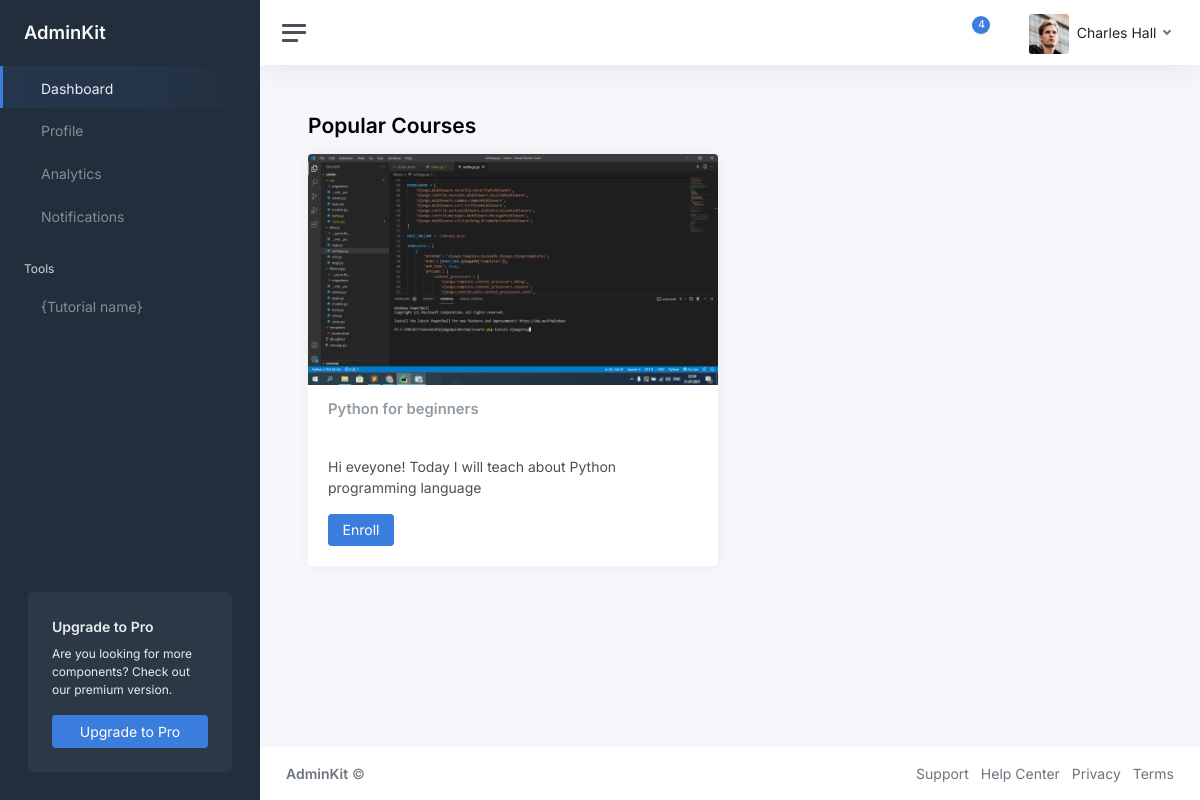
The page /tutorial/1/ (signed in) on the database its author committed.
### base/models.py (models this page shows, shortened)
class Tutorial(models.Model):
    user = models.ForeignKey(MainUser, on_delete=models.SET_NULL, null=True)
    tutorial_name = models.CharField(max_length=150)
    tutorial_description = models.TextField(max_length=200)
    tutorial_photo = models.ImageField(upload_to='tutorial-photos')
    tutorial_views = models.PositiveIntegerField(default=0)
    class Meta:
        verbose_name = 'Tutorial'
        verbose_name_plural = 'More Tutorials'

### base/views.py (the view)
# urls.py: path('tutorial/<int:pk>/',CourseDetailView.as_view(), name='tutorial-detail'),
class CourseDetailView(View):
    def get(self, request,pk):
        tutorial = Tutorial.objects.get(id=pk)
        mainuser = MainUser.objects.get(user=request.user)
        if tutorial.user != mainuser:
            tutorial.tutorial_views += 1
            tutorial.save()
        else:
            pass
        return render(request, 'course-details.html',{'tutorial':tutorial})

### templates/course-details.html (shortened to what this page needs)
{% load static %}
<!DOCTYPE html>
<html lang="en">
<head>
	<link href="{% static 'css/app.css' %}" rel="stylesheet">
</head>
<body>
	<div class="wrapper">
		<nav id="sidebar" class="sidebar js-sidebar">
			<div class="sidebar-content js-simplebar">
				<a class="sidebar-brand" href="index.html">
          <span class="align-middle">AdminKit</span>
        </a>
				<ul class="sidebar-nav">
					<li class="sidebar-item active">
						<a class="sidebar-link" href="{% url 'home' %}">
			 <span class="align-middle">Dashboard</span>
			</a>
					</li>
					<li class="sidebar-item">
						<a class="sidebar-link" href="{% url 'profile' %}">
			 <span class="align-middle">Profile</span>
			</a>
					</li>
					<li class="sidebar-item">
						<a class="sidebar-link" href="{% url 'analytic' %}">
			 <span class="align-middle">Analytics</span>
			</a>
					</li>
					<li class="sidebar-item">
						<a class="sidebar-link" href="{% url 'notifications' %}">
			 <span class="align-middle">Notifications</span>
			</a>
					</li>
					<li class="sidebar-header">
						Tools
					</li>
					<li class="sidebar-item">
						<a class="sidebar-link" href="{% url 'tutorial' %}">
			 <span class="align-middle">{Tutorial name}</span>
			</a>
					</li>
				</ul>
				<div class="sidebar-cta">
					<div class="sidebar-cta-content">
						<strong class="d-inline-block mb-2">Upgrade to Pro</strong>
						<div class="mb-3 text-sm">
							Are you looking for more components? Check out our premium version.
						</div>
						<div class="d-grid">
							<a href="upgrade-to-pro.html" class="btn btn-primary">Upgrade to Pro</a>
						</div>
					</div>
				</div>
			</div>
		</nav>
		<div class="main">
			<nav class="navbar navbar-expand navbar-light navbar-bg">
				<a class="sidebar-toggle js-sidebar-toggle">
          <i class="hamburger align-self-center"></i>
        </a>
				<div class="navbar-collapse collapse">
					<ul class="navbar-nav navbar-align">
						<li class="nav-item dropdown">
							<a class="nav-icon dropdown-toggle" href="#" id="alertsDropdown" data-bs-toggle="dropdown">
								<div class="position-relative">
									<span class="indicator">4</span>
								</div>
							</a>
						</li>
						<li class="nav-item dropdown">
							<a class="nav-icon dropdown-toggle" href="#" id="messagesDropdown" data-bs-toggle="dropdown">
							</a>
						</li>
						<li class="nav-item dropdown">
							<a class="nav-link dropdown-toggle d-none d-sm-inline-block" href="#" data-bs-toggle="dropdown">
                <img src="img/avatars/avatar.jpg" class="avatar img-fluid rounded me-1" alt="Charles Hall" /> <span class="text-dark">Charles Hall</span>
              </a>
						</li>
					</ul>
				</div>
			</nav>
			<main class="content">
				<div class="container-fluid p-0">
					<h1 class="h3 mb-3"><strong>Popular Courses</strong></h1>
					<div class="row">
						<div class="col-12 col-md-6">
							<div class="card">
								<img class="card-img-top" src="{{ tutorial.tutorial_photo.url }}" alt="Unsplash">
								<div class="card-header">
									<h5 class="card-title mb-0">{{ tutorial.tutorial_name }}</h5>
								</div>
								<div class="card-body">
									<p class="card-text">{{ tutorial.tutorial_description }}</p>
									<a href="{% url 'add-enrolled' tutorial.id %}" class="btn btn-primary">Enroll</a>
								</div>
							</div>
						</div>
					</div>
				</div>
			</main>
			<footer class="footer">
				<div class="container-fluid">
					<div class="row text-muted">
						<div class="col-6 text-start">
							<p class="mb-0">
								<a class="text-muted" href="https://adminkit.io/" target="_blank"><strong>AdminKit</strong></a> &copy;
							</p>
						</div>
						<div class="col-6 text-end">
							<ul class="list-inline">
								<li class="list-inline-item">
									<a class="text-muted" href="https://adminkit.io/" target="_blank">Support</a>
								</li>
								<li class="list-inline-item">
									<a class="text-muted" href="https://adminkit.io/" target="_blank">Help Center</a>
								</li>
								<li class="list-inline-item">
									<a class="text-muted" href="https://adminkit.io/" target="_blank">Privacy</a>
								</li>
								<li class="list-inline-item">
									<a class="text-muted" href="https://adminkit.io/" target="_blank">Terms</a>
								</li>
							</ul>
						</div>
					</div>
				</div>
			</footer>
		</div>
	</div>
</body>
</html>

### rows shown on the page
Tutorial: tutorial_photo (picture), tutorial_name "Python for beginners", tutorial_description "Hi eveyone! Today I will teach about Python programming language"
